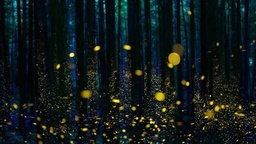
#> input picture matrix_analysis_proj/3.jpg, 256 x 144 px, shrunk from 444 x 250 before the run
$ python RPCA_lm.py   (older library calls are emulated)
#> lines starting #> are read from the running program, lines starting #| are printed output that depends on the picture; long printed decimals are rounded
import cv2
import numpy as np


def initialization(D):
    """
    Auto decide the hyperparameters
    :param D: The given data matrix.
    :return rho, rho_max, miu, lam, thresh: The hyper-parameters.
    """
    m, n = D.shape
    lam = 1.0 / np.sqrt(max(m, n))  # the larger, low rank the clearer

    norm_1 = np.linalg.norm(D, ord=1)
    norm_fro = np.linalg.norm(D, ord='fro')

    # [8 lines of commented-out code are left out]
    lam = lam * 1.0
    rho = 1e-7
    rho_max = 1e8
    miu = 1.1  # the bigger, converge the faster, low rank the clearer

    thresh = 1e-7 * norm_fro

    return rho, rho_max, miu, lam, thresh

def shrinkage(X, thresh):
    """
    The soft threshold function.
    Solution to proximal minimization with 1-norm.
    """
    return np.sign(X) * np.maximum(np.abs(X) - thresh, 0)

def RPCA_solve(D):
    """
    Solve the RPCA problem.
    :param M: The given data matrix.
    :return A: Low rank matrix.
    :return E: Sparse matrix.
    :return Y: Dual matrix.
    """
    # decide the hyper-parameters
    rho, rho_max, miu, lam, thresh = initialization(D)
    print('rho:{0}, rho_m:{1}, miu:{2}, lam:{3}, thresh:{4}'.format(rho, rho_max, miu, lam, thresh))
    # initialize the primal and dual matrices
    Y = np.zeros_like(D)
    A, E = np.zeros_like(D), np.zeros_like(D)
    norm = 0
    iters = 0

    while True:
        # alternative direction descend
        U, S_, VT = np.linalg.svd(D - E + Y / rho)
        S = np.zeros_like(D - E + Y / rho)
        m, n = S.shape
        S[:min(m, n), :min(m, n)] = np.diag(S_)
        A = U @ shrinkage(S, 1 / rho) @ VT
        E = shrinkage(D - A + Y / rho, lam / rho)

        # update the dual matrix
        Y = Y + rho * (D - A - E)

        # rho_ascend (can promote convergence speed)
        rho = min(rho_max, miu * rho)

        # compute the stopping criterion
        if np.linalg.norm(D - A - E, ord='fro') < thresh or iters > 10000:
           return A, E, Y
        else:
            iters = iters + 1
            norm = np.linalg.norm(D - A - E, ord='fro')
            print('error: ', norm)


if __name__ == '__main__':
    # load test picture
    img = cv2.imread('./3.jpg')
#> img is the input picture: shape (144, 256, 3); mean B, G, R 25.5, 25.9, 16.8
    img = img.astype(np.float)
    img /= 255.
    nrow, ncol, nchn = img.shape
#> nrow = 144; ncol = 256; nchn = 3

    # add gaussian noise
    img += 0.0 * np.random.rand(nrow, ncol, nchn)

    # RGB channel segmentation
    img_r = img[..., 0]
    img_g = img[..., 1]
    img_b = img[..., 2]
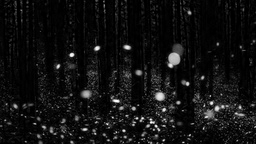
#> img_b: shape (144, 256) float64; min 0, max 1, mean 0.0658

    # compute low rank and sparse matrices
    A1, E1, Y1 = RPCA_solve(img_r)
#> in initialization, `norm_1 = np.linalg.norm(D, ord=1)`: norm_1 = 36.54
#> in initialization, `norm_fro = np.linalg.norm(D, ord='fro')`: norm_fro = 25.64
#> in initialization, `thresh = 1e-7 * norm_fro`: thresh = 2.56e-06
#> in RPCA_solve, `rho, rho_max, miu, lam, thresh = initialization(D)`: rho = 1e-07; rho_max = 100000000; miu = 1.1; lam = 0.0625; thresh = 2.56e-06
#| rho:1e-07, rho_m:100000000.0, miu:1.1, lam:0.0625, thresh:2.5641295748732593e-06
#> the loop in RPCA_solve, `while True:` made 247 passes
#> rho on passes 1 to 12: 1.1e-07, 1.21e-07, 1.33e-07, 1.46e-07, 1.61e-07, 1.77e-07, 1.95e-07, 2.14e-07, 2.36e-07, 2.59e-07, 2.85e-07, 3.14e-07
#| error:  25.641
#| error:  25.641
#| error:  25.641
#| error:  25.641
#| error:  25.641
#| error:  25.641
#| error:  25.641
#| error:  25.641
#> (further printed lines are left out)
#> after the loop in RPCA_solve, `while True:`:
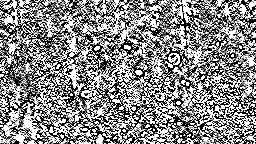
#> Y: shape (144, 256) float64; min -0.0625, max 0.0625, mean 0.0047; drawn with min black and max white
#> after the loop in RPCA_solve, `while True:`: iters = 246
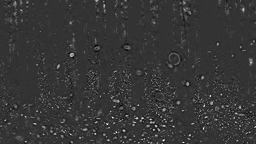
#> E1: shape (144, 256) float64; min -0.17, max 0.674, mean 0.0125; drawn with min black and max white
    A2, E2, Y2 = RPCA_solve(img_g)
#> in RPCA_solve (call 2), `rho, rho_max, miu, lam, thresh = initialization(D)`: rho = 1e-07; thresh = 2.88e-06
#| rho:1e-07, rho_m:100000000.0, miu:1.1, lam:0.0625, thresh:2.8838017433925937e-06
#> the loop in RPCA_solve, `while True:` made 243 passes
#| error:  28.838
#| error:  28.838
#| error:  28.838
#| error:  28.838
#| error:  28.838
#| error:  28.838
#| error:  28.838
#| error:  28.838
#> (further printed lines are left out)
#> pass 1, in RPCA_solve (call 2), `U, S_, VT = np.linalg.svd(D - E + Y / rho)`:
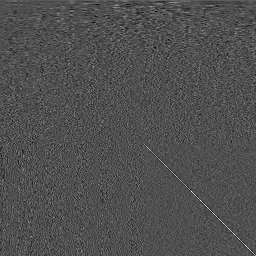
#> VT: shape (256, 256) float64; min -0.328, max 0.717, mean -7.83e-06; drawn with min black and max white
#> after the loop in RPCA_solve, `while True:`:
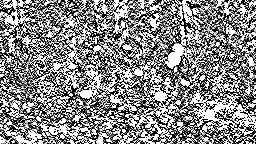
#> Y: shape (144, 256) float64; min -0.0625, max 0.0625, mean 0.00487; drawn with min black and max white
    A3, E3, Y3 = RPCA_solve(img_b)
#| rho:1e-07, rho_m:100000000.0, miu:1.1, lam:0.0625, thresh:2.5414486056173222e-06
#> the loop in RPCA_solve, `while True:` made 245 passes
#| error:  25.414
#| error:  25.414
#| error:  25.414
#| error:  25.414
#| error:  25.414
#| error:  25.414
#| error:  25.414
#| error:  25.414
#> (further printed lines are left out)
#> after the loop in RPCA_solve, `while True:`:
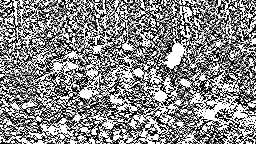
#> Y: shape (144, 256) float64; min -0.0625, max 0.0625, mean 0.00453; drawn with min black and max white

    low_rank = np.concatenate((np.expand_dims(A1, 2), np.expand_dims(A2, 2), np.expand_dims(A3, 2)), axis=2)
    sparse = np.concatenate((np.expand_dims(E1, 2), np.expand_dims(E2, 2), np.expand_dims(E3, 2)), axis=2)

    # save matrix
    # np.save('./data/lm_miu_const/A3.npy', low_rank)
    # np.save('./data/lm_miu_const/E3.npy', sparse)

    cv2.imshow('low rank', low_rank)
    cv2.imshow('sparse', sparse)
    cv2.imshow('origin', img)
    # save image
    cv2.imwrite('./data/lm_miu_ascend/lr_1e-7_1e8_1p1_1p0.png', low_rank*255)
    cv2.imwrite('./data/lm_miu_ascend/sp_1e-7_1e8_1p1_1p0.png', sparse*255)
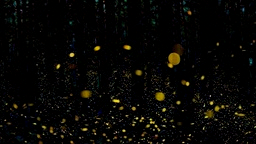
#> saved as sp_1e-7_1e8_1p1_1p0.png: shape (144, 256, 3); mean B, G, R 4.5, 6.9, 7.5
    cv2.waitKey(0)

$ run again, with matrix_analysis_proj/1.jpg copied over matrix_analysis_proj/3.jpg
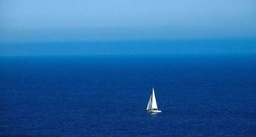
#> input picture matrix_analysis_proj/1.jpg, 256 x 137 px, shrunk from 466 x 250 before the run
#> img is the input picture: shape (137, 256, 3); mean B, G, R 165.6, 104.3, 40.3
#> norm_1 = 100.1
#> norm_fro = 125.9
#> in initialization, `thresh = 1e-7 * norm_fro`: thresh = 1.26e-05
#> in RPCA_solve, `rho, rho_max, miu, lam, thresh = initialization(D)`: rho = 1e-07; rho_max = 100000000; miu = 1.1; lam = 0.0625; thresh = 1.26e-05
#| rho:1e-07, rho_m:100000000.0, miu:1.1, lam:0.0625, thresh:1.2594036382467775e-05
#> the loop in RPCA_solve, `while True:` made 238 passes
#> (rho, norm) on passes 1 to 8: (1.1e-07, 125.9), (1.21e-07, 125.9), (1.33e-07, 125.9), (1.46e-07, 125.9), (1.61e-07, 125.9), (1.77e-07, 125.9), (1.95e-07, 125.9), (2.14e-07, 125.9)
#> (printed output is left out)
#> after the loop in RPCA_solve, `while True:`:
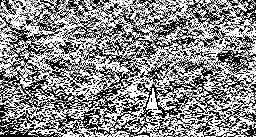
#> Y: shape (137, 256) float64; min -0.0625, max 0.0625, mean 0.00515; drawn with min black and max white
#> after the loop in RPCA_solve, `while True:`: iters = 237
#| rho:1e-07, rho_m:100000000.0, miu:1.1, lam:0.0625, thresh:8.538565995860613e-06
#> the loop in RPCA_solve, `while True:` made 239 passes
#> rho on passes 1 to 8: 1.1e-07, 1.21e-07, 1.33e-07, 1.46e-07, 1.61e-07, 1.77e-07, 1.95e-07, 2.14e-07
#> (printed output is left out)
#| rho:1e-07, rho_m:100000000.0, miu:1.1, lam:0.0625, thresh:4.52341744084032e-06
#> the loop in RPCA_solve, `while True:` made 245 passes
#| error:  45.234
#| error:  45.234
#| error:  45.234
#| error:  45.234
#| error:  45.234
#> (further printed lines are left out)
#> `cv2.imwrite('./data/lm_miu_ascend/sp_1e-7_1e8_1p1_1p0.png', sparse*255)`:
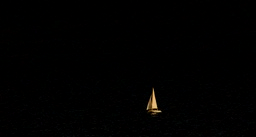
#> saved as sp_1e-7_1e8_1p1_1p0.png: shape (137, 256, 3); mean B, G, R 0.8, 1, 1.1

$ run again, with matrix_analysis_proj/2.jpg copied over matrix_analysis_proj/3.jpg
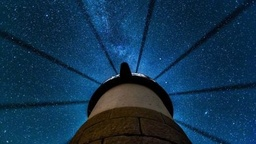
#> input picture matrix_analysis_proj/2.jpg, 256 x 144 px, shrunk from 444 x 250 before the run
#> img is the input picture: shape (144, 256, 3); mean B, G, R 80.2, 51.7, 17.1
#> norm_1 = 56.65
#> norm_fro = 66.56
#> in initialization, `thresh = 1e-7 * norm_fro`: thresh = 6.66e-06
#> in RPCA_solve, `rho, rho_max, miu, lam, thresh = initialization(D)`: rho = 1e-07; rho_max = 100000000; miu = 1.1; lam = 0.0625; thresh = 6.66e-06
#| rho:1e-07, rho_m:100000000.0, miu:1.1, lam:0.0625, thresh:6.65646059601364e-06
#> the loop in RPCA_solve, `while True:` made 230 passes
#> rho on passes 1 to 8: 1.1e-07, 1.21e-07, 1.33e-07, 1.46e-07, 1.61e-07, 1.77e-07, 1.95e-07, 2.14e-07
#> (printed output is left out)
#> after the loop in RPCA_solve, `while True:`:
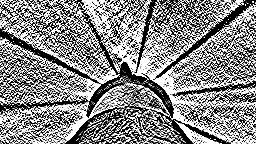
#> Y: shape (144, 256) float64; min -0.0625, max 0.0625, mean 0.00515; drawn with min black and max white
#> after the loop in RPCA_solve, `while True:`: iters = 229
#| rho:1e-07, rho_m:100000000.0, miu:1.1, lam:0.0625, thresh:4.229338695997217e-06
#| rho:1e-07, rho_m:100000000.0, miu:1.1, lam:0.0625, thresh:1.997888004438083e-06
#> the loop in RPCA_solve, `while True:` made 230 passes
#| error:  19.979
#| error:  19.979
#| error:  19.979
#| error:  19.979
#| error:  19.979
#> (further printed lines are left out)
#> `cv2.imwrite('./data/lm_miu_ascend/sp_1e-7_1e8_1p1_1p0.png', sparse*255)`:
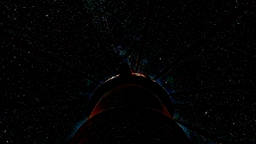
#> saved as sp_1e-7_1e8_1p1_1p0.png: shape (144, 256, 3); mean B, G, R 2.8, 2.6, 2.7
